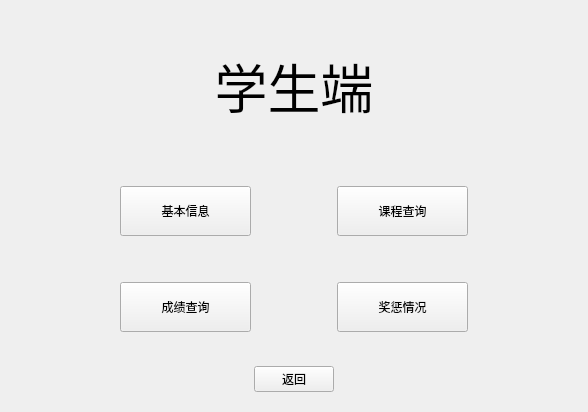
     <widget class="QWidget" name="StudentsPage">
      <layout class="QVBoxLayout" name="verticalLayout_3">
       <item>
        <widget class="QLabel" name="label_3">
         <property name="minimumSize">
          <size>
           <width>0</width>
           <height>150</height>
          </size>
         </property>
         <property name="maximumSize">
          <size>
           <width>16777215</width>
           <height>150</height>
          </size>
         </property>
         <property name="font">
          <font>
           <family>隶书</family>
           <pointsize>40</pointsize>
          </font>
         </property>
         <property name="text">
          <string>学生端</string>
         </property>
         <property name="alignment">
          <set>Qt::AlignCenter</set>
         </property>
        </widget>
       </item>
       <item>
        <widget class="QWidget" name="widget_4" native="true">
         <layout class="QGridLayout" name="gridLayout_5">
          <item row="4" column="2">
           <spacer name="verticalSpacer_4">
            <property name="orientation">
             <enum>Qt::Vertical</enum>
            </property>
            <property name="sizeType">
             <enum>QSizePolicy::Fixed</enum>
            </property>
            <property name="sizeHint" stdset="0">
             <size>
              <width>20</width>
              <height>10</height>
             </size>
            </property>
           </spacer>
          </item>
          <item row="0" column="2">
           <spacer name="verticalSpacer_3">
            <property name="orientation">
             <enum>Qt::Vertical</enum>
            </property>
            <property name="sizeType">
             <enum>QSizePolicy::Fixed</enum>
            </property>
            <property name="sizeHint" stdset="0">
             <size>
              <width>20</width>
              <height>10</height>
             </size>
            </property>
           </spacer>
          </item>
          <item row="1" column="3">
           <widget class="QPushButton" name="subject_search">
            <property name="minimumSize">
             <size>
              <width>0</width>
              <height>50</height>
             </size>
            </property>
            <property name="text">
             <string>课程查询</string>
            </property>
           </widget>
          </item>
          <item row="1" column="1">
           <widget class="QPushButton" name="basicinformation">
            <property name="minimumSize">
             <size>
              <width>0</width>
              <height>50</height>
             </size>
            </property>
            <property name="text">
             <string>基本信息</string>
            </property>
           </widget>
          </item>
          <item row="1" column="0">
           <spacer name="horizontalSpacer_8">
            <property name="orientation">
             <enum>Qt::Horizontal</enum>
            </property>
            <property name="sizeType">
             <enum>QSizePolicy::Fixed</enum>
            </property>
            <property name="sizeHint" stdset="0">
             <size>
              <width>100</width>
              <height>20</height>
             </size>
            </property>
           </spacer>
          </item>
          <item row="1" column="2">
           <spacer name="horizontalSpacer_10">
            <property name="orientation">
             <enum>Qt::Horizontal</enum>
            </property>
            <property name="sizeType">
             <enum>QSizePolicy::Fixed</enum>
            </property>
            <property name="sizeHint" stdset="0">
             <size>
              <width>80</width>
              <height>20</height>
             </size>
            </property>
           </spacer>
          </item>
          <item row="1" column="4">
           <spacer name="horizontalSpacer_9">
            <property name="orientation">
             <enum>Qt::Horizontal</enum>
            </property>
            <property name="sizeType">
             <enum>QSizePolicy::Fixed</enum>
            </property>
            <property name="sizeHint" stdset="0">
             <size>
              <width>100</width>
              <height>20</height>
             </size>
            </property>
           </spacer>
          </item>
          <item row="3" column="3">
           <widget class="QPushButton" name="pride_search">
            <property name="minimumSize">
             <size>
              <width>0</width>
              <height>50</height>
             </size>
            </property>
            <property name="text">
             <string>奖惩情况</string>
            </property>
           </widget>
          </item>
          <item row="3" column="1">
           <widget class="QPushButton" name="score_search">
            <property name="minimumSize">
             <size>
              <width>0</width>
              <height>50</height>
             </size>
            </property>
            <property name="text">
             <string>成绩查询</string>
            </property>
           </widget>
          </item>
          <item row="2" column="2">
           <spacer name="verticalSpacer_36">
            <property name="orientation">
             <enum>Qt::Vertical</enum>
            </property>
            <property name="sizeType">
             <enum>QSizePolicy::Fixed</enum>
            </property>
            <property name="sizeHint" stdset="0">
             <size>
              <width>20</width>
              <height>40</height>
             </size>
            </property>
           </spacer>
          </item>
         </layout>
        </widget>
       </item>
       <item>
        <widget class="QWidget" name="widget_2" native="true">
         <property name="maximumSize">
          <size>
           <width>16777215</width>
           <height>75</height>
          </size>
         </property>
         <layout class="QHBoxLayout" name="horizontalLayout">
          <item>
           <spacer name="horizontalSpacer_11">
            <property name="orientation">
             <enum>Qt::Horizontal</enum>
            </property>
            <property name="sizeHint" stdset="0">
             <size>
              <width>234</width>
              <height>20</height>
             </size>
            </property>
           </spacer>
          </item>
          <item>
           <widget class="QPushButton" name="back_2">
            <property name="text">
             <string>返回</string>
            </property>
           </widget>
          </item>
          <item>
           <spacer name="horizontalSpacer_13">
            <property name="orientation">
             <enum>Qt::Horizontal</enum>
            </property>
            <property name="sizeHint" stdset="0">
             <size>
              <width>234</width>
              <height>20</height>
             </size>
            </property>
           </spacer>
          </item>
         </layout>
        </widget>
       </item>
      </layout>
     </widget>
